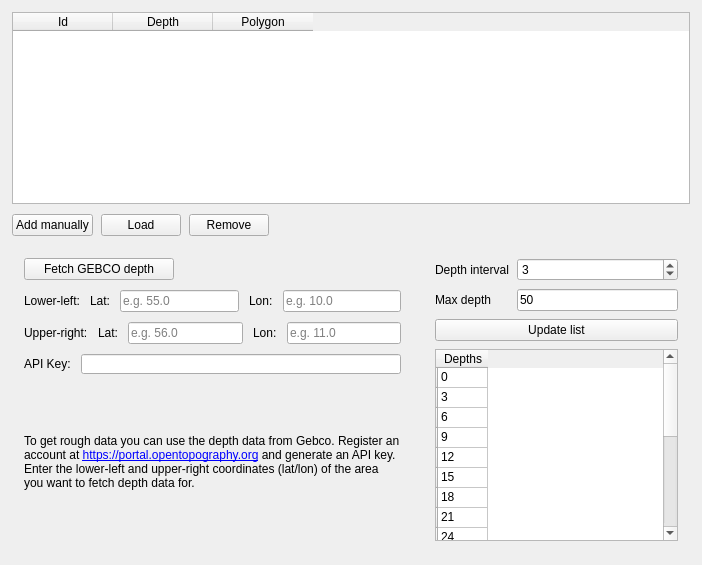
        <widget class="QWidget" name="depths">
         <attribute name="title">
          <string>Depths</string>
         </attribute>
         <layout class="QVBoxLayout" name="verticalLayout_depths">
          <property name="leftMargin">
           <number>12</number>
          </property>
          <property name="topMargin">
           <number>12</number>
          </property>
          <property name="rightMargin">
           <number>12</number>
          </property>
          <property name="bottomMargin">
           <number>12</number>
          </property>
          <property name="spacing">
           <number>10</number>
          </property>
          <item>
           <widget class="QTableWidget" name="twDepthList">
            <column>
             <property name="text">
              <string>Id</string>
             </property>
            </column>
            <column>
             <property name="text">
              <string>Depth</string>
             </property>
            </column>
            <column>
             <property name="text">
              <string>Polygon</string>
             </property>
            </column>
           </widget>
          </item>
          <item>
           <layout class="QHBoxLayout" name="horizontalLayout_depth_actions">
            <property name="spacing">
             <number>8</number>
            </property>
            <item>
             <widget class="QPushButton" name="pbAddSimpleDepth">
              <property name="text">
               <string>Add manually</string>
              </property>
             </widget>
            </item>
            <item>
             <widget class="QPushButton" name="pbLoadDepth">
              <property name="text">
               <string>Load</string>
              </property>
             </widget>
            </item>
            <item>
             <widget class="QPushButton" name="pbRemoveDepth">
              <property name="text">
               <string>Remove</string>
              </property>
             </widget>
            </item>
            <item>
             <spacer name="horizontalSpacer_depth_actions">
              <property name="orientation">
               <enum>Qt::Horizontal</enum>
              </property>
              <property name="sizeHint" stdset="0">
               <size>
                <width>40</width>
                <height>20</height>
               </size>
              </property>
             </spacer>
            </item>
           </layout>
          </item>
          <item>
           <layout class="QHBoxLayout" name="horizontalLayout_depth_panels" stretch="3,2">
            <property name="spacing">
             <number>10</number>
            </property>
            <item>
             <widget class="QWidget" name="verticalLayoutWidget">
              <layout class="QVBoxLayout" name="verticalLayout_8">
               <property name="leftMargin">
                <number>12</number>
               </property>
               <property name="topMargin">
                <number>12</number>
               </property>
               <property name="rightMargin">
                <number>12</number>
               </property>
               <property name="bottomMargin">
                <number>12</number>
               </property>
               <property name="spacing">
                <number>10</number>
               </property>
               <item>
                <layout class="QHBoxLayout" name="horizontalLayout_12">
                 <item>
                  <widget class="QPushButton" name="pbGetGebcoDephts">
                   <property name="minimumSize">
                    <size>
                     <width>150</width>
                     <height>0</height>
                    </size>
                   </property>
                   <property name="text">
                    <string>Fetch GEBCO depth</string>
                   </property>
                  </widget>
                 </item>
                 <item>
                  <spacer name="horizontalSpacer_gebco">
                   <property name="orientation">
                    <enum>Qt::Horizontal</enum>
                   </property>
                   <property name="sizeHint" stdset="0">
                    <size>
                     <width>40</width>
                     <height>20</height>
                    </size>
                   </property>
                  </spacer>
                 </item>
                </layout>
               </item>
               <item>
                <layout class="QHBoxLayout" name="horizontalLayout_bbox_ll">
                 <item>
                  <widget class="QLabel" name="label_bbox_ll">
                   <property name="text">
                    <string>Lower-left:</string>
                   </property>
                  </widget>
                 </item>
                 <item>
                  <widget class="QLabel" name="label_bbox_ll_lat">
                   <property name="text">
                    <string>Lat:</string>
                   </property>
                  </widget>
                 </item>
                 <item>
                  <widget class="QLineEdit" name="LEBboxLLLat">
                   <property name="placeholderText">
                    <string>e.g. 55.0</string>
                   </property>
                  </widget>
                 </item>
                 <item>
                  <widget class="QLabel" name="label_bbox_ll_lon">
                   <property name="text">
                    <string>Lon:</string>
                   </property>
                  </widget>
                 </item>
                 <item>
                  <widget class="QLineEdit" name="LEBboxLLLon">
                   <property name="placeholderText">
                    <string>e.g. 10.0</string>
                   </property>
                  </widget>
                 </item>
                </layout>
               </item>
               <item>
                <layout class="QHBoxLayout" name="horizontalLayout_bbox_ur">
                 <item>
                  <widget class="QLabel" name="label_bbox_ur">
                   <property name="text">
                    <string>Upper-right:</string>
                   </property>
                  </widget>
                 </item>
                 <item>
                  <widget class="QLabel" name="label_bbox_ur_lat">
                   <property name="text">
                    <string>Lat:</string>
                   </property>
                  </widget>
                 </item>
                 <item>
                  <widget class="QLineEdit" name="LEBboxURLat">
                   <property name="placeholderText">
                    <string>e.g. 56.0</string>
                   </property>
                  </widget>
                 </item>
                 <item>
                  <widget class="QLabel" name="label_bbox_ur_lon">
                   <property name="text">
                    <string>Lon:</string>
                   </property>
                  </widget>
                 </item>
                 <item>
                  <widget class="QLineEdit" name="LEBboxURLon">
                   <property name="placeholderText">
                    <string>e.g. 11.0</string>
                   </property>
                  </widget>
                 </item>
                </layout>
               </item>
               <item>
                <layout class="QHBoxLayout" name="horizontalLayout_13">
                 <item>
                  <widget class="QLabel" name="label_45">
                   <property name="maximumSize">
                    <size>
                     <width>16777215</width>
                     <height>20</height>
                    </size>
                   </property>
                   <property name="text">
                    <string>API Key:</string>
                   </property>
                  </widget>
                 </item>
                 <item>
                  <widget class="QLineEdit" name="LEOpenTopoAPIKey">
                   <property name="maximumSize">
                    <size>
                     <width>16777215</width>
                     <height>20</height>
                    </size>
                   </property>
                   <property name="text">
                    <string></string>
                   </property>
                  </widget>
                 </item>
                </layout>
               </item>
               <item>
                <widget class="QLabel" name="label_43">
                 <property name="text">
                  <string>&lt;html&gt;&lt;head/&gt;&lt;body&gt;&lt;p&gt;To get rough data you can use the depth data from Gebco. Register an account at &lt;a href=&quot;https://portal.opentopography.org&quot;&gt;&lt;span style=&quot; text-decoration: underline; color:#0000ff;&quot;&gt;https://portal.opentopography.org&lt;/span&gt;&lt;/a&gt; and generate an API key. Enter the lower-left and upper-right coordinates (lat/lon) of the area you want to fetch depth data for.&lt;/p&gt;&lt;/body&gt;&lt;/html&gt;</string>
                 </property>
                 <property name="wordWrap">
                  <bool>true</bool>
                 </property>
                 <property name="openExternalLinks">
                  <bool>true</bool>
                 </property>
                </widget>
               </item>
              </layout>
             </widget>
            </item>
            <item>
             <widget class="QWidget" name="gridLayoutWidget">
              <layout class="QGridLayout" name="gridLayout_3">
               <property name="leftMargin">
                <number>12</number>
               </property>
               <property name="topMargin">
                <number>12</number>
               </property>
               <property name="rightMargin">
                <number>12</number>
               </property>
               <property name="bottomMargin">
                <number>12</number>
               </property>
               <property name="horizontalSpacing">
                <number>8</number>
               </property>
               <property name="verticalSpacing">
                <number>8</number>
               </property>
               <item row="1" column="0">
                <widget class="QLabel" name="label_47">
                 <property name="text">
                  <string>Max depth</string>
                 </property>
                </widget>
               </item>
               <item row="2" column="0" colspan="2">
                <widget class="QPushButton" name="PBUpdateDepthIntervals">
                 <property name="text">
                  <string>Update list</string>
                 </property>
                </widget>
               </item>
               <item row="1" column="1">
                <widget class="QLineEdit" name="LEMaxDepth">
                 <property name="inputMethodHints">
                  <set>Qt::ImhDigitsOnly</set>
                 </property>
                 <property name="text">
                  <string>50</string>
                 </property>
                </widget>
               </item>
               <item row="0" column="0">
                <widget class="QLabel" name="label_46">
                 <property name="text">
                  <string>Depth interval</string>
                 </property>
                </widget>
               </item>
               <item row="0" column="1">
                <widget class="QSpinBox" name="SBDepthInterval">
                 <property name="value">
                  <number>3</number>
                 </property>
                </widget>
               </item>
               <item row="3" column="0" colspan="2">
                <widget class="QTableWidget" name="TWDepthIntervals">
                 <attribute name="horizontalHeaderMinimumSectionSize">
                  <number>20</number>
                 </attribute>
                 <attribute name="horizontalHeaderDefaultSectionSize">
                  <number>50</number>
                 </attribute>
                 <attribute name="verticalHeaderMinimumSectionSize">
                  <number>10</number>
                 </attribute>
                 <attribute name="verticalHeaderDefaultSectionSize">
                  <number>20</number>
                 </attribute>
                 <row>
                  <property name="text">
                   <string/>
                  </property>
                 </row>
                 <row>
                  <property name="text">
                   <string/>
                  </property>
                 </row>
                 <row>
                  <property name="text">
                   <string/>
                  </property>
                 </row>
                 <row>
                  <property name="text">
                   <string/>
                  </property>
                 </row>
                 <row>
                  <property name="text">
                   <string/>
                  </property>
                 </row>
                 <row>
                  <property name="text">
                   <string/>
                  </property>
                 </row>
                 <row>
                  <property name="text">
                   <string/>
                  </property>
                 </row>
                 <row>
                  <property name="text">
                   <string/>
                  </property>
                 </row>
                 <row>
                  <property name="text">
                   <string/>
                  </property>
                 </row>
                 <row>
                  <property name="text">
                   <string/>
                  </property>
                 </row>
                 <row>
                  <property name="text">
                   <string/>
                  </property>
                 </row>
                 <row>
                  <property name="text">
                   <string/>
                  </property>
                 </row>
                 <row>
                  <property name="text">
                   <string/>
                  </property>
                 </row>
                 <row>
                  <property name="text">
                   <string/>
                  </property>
                 </row>
                 <row>
                  <property name="text">
                   <string/>
                  </property>
                 </row>
                 <row>
                  <property name="text">
                   <string/>
                  </property>
                 </row>
                 <row>
                  <property name="text">
                   <string/>
                  </property>
                 </row>
                 <row>
                  <property name="text">
                   <string/>
                  </property>
                 </row>
                 <column>
                  <property name="text">
                   <string>Depths</string>
                  </property>
                 </column>
                 <item row="0" column="0">
                  <property name="text">
                   <string>0</string>
                  </property>
                 </item>
                 <item row="1" column="0">
                  <property name="text">
                   <string>3</string>
                  </property>
                 </item>
                 <item row="2" column="0">
                  <property name="text">
                   <string>6</string>
                  </property>
                 </item>
                 <item row="3" column="0">
                  <property name="text">
                   <string>9</string>
                  </property>
                 </item>
                 <item row="4" column="0">
                  <property name="text">
                   <string>12</string>
                  </property>
                 </item>
                 <item row="5" column="0">
                  <property name="text">
                   <string>15</string>
                  </property>
                 </item>
                 <item row="6" column="0">
                  <property name="text">
                   <string>18</string>
                  </property>
                 </item>
                 <item row="7" column="0">
                  <property name="text">
                   <string>21</string>
                  </property>
                 </item>
                 <item row="8" column="0">
                  <property name="text">
                   <string>24</string>
                  </property>
                 </item>
                 <item row="9" column="0">
                  <property name="text">
                   <string>27</string>
                  </property>
                 </item>
                 <item row="10" column="0">
                  <property name="text">
                   <string>30</string>
                  </property>
                 </item>
                 <item row="11" column="0">
                  <property name="text">
                   <string>33</string>
                  </property>
                 </item>
                 <item row="12" column="0">
                  <property name="text">
                   <string>36</string>
                  </property>
                 </item>
                 <item row="13" column="0">
                  <property name="text">
                   <string>39</string>
                  </property>
                 </item>
                 <item row="14" column="0">
                  <property name="text">
                   <string>42</string>
                  </property>
                 </item>
                 <item row="15" column="0">
                  <property name="text">
                   <string>45</string>
                  </property>
                 </item>
                 <item row="16" column="0">
                  <property name="text">
                   <string>48</string>
                  </property>
                 </item>
                 <item row="17" column="0">
                  <property name="text">
                   <string>50</string>
                  </property>
                 </item>
                </widget>
               </item>
              </layout>
             </widget>
            </item>
           </layout>
          </item>
         </layout>
        </widget>
